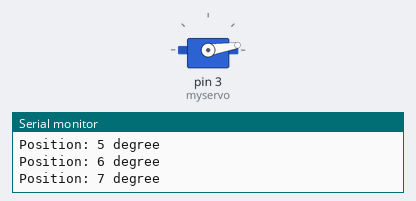
Recording of a sketch running on a simulated Arduino Uno, built with avr-gcc and run on an emulated ATmega328P. Shown: servo, the last lines printed to the serial monitor.

Above: at 0.15 s.
At 10.18 s:
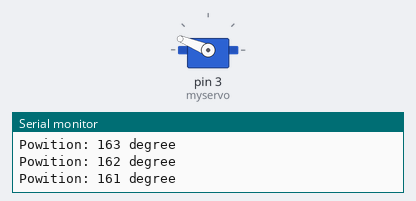
At 18.43 s:
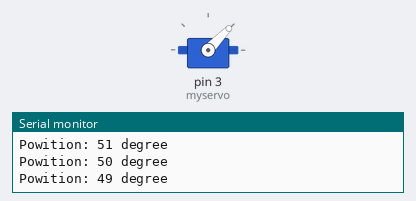
At 36.7 s:
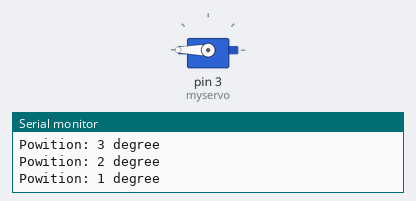
Timing chart, 0 to 40.0 s (numbered marks = the images above):
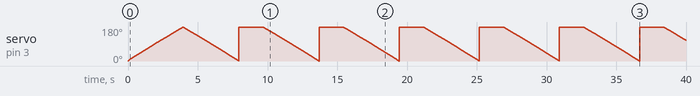

The sketch:

Servo_fo.ino
```cpp
#include <Servo.h>
Servo myservo;
byte pos = 0;

void setup()
{
  myservo.attach(3);
  Serial.begin(9600);
}

void loop()
{
  for(pos = 0; pos<180; pos++)
  {
    myservo.write(pos);
    Serial.print("Position: ");
    Serial.print(pos);
    Serial.print(" degree");
    Serial.println();
    delay(15);
  }

  for(pos = 179; pos>=0; pos--)
  {
    myservo.write(pos);
    Serial.print("Powition: ");
    Serial.print(pos);
    Serial.print(" degree");
    Serial.println();
    delay(15);
  }
}
```
